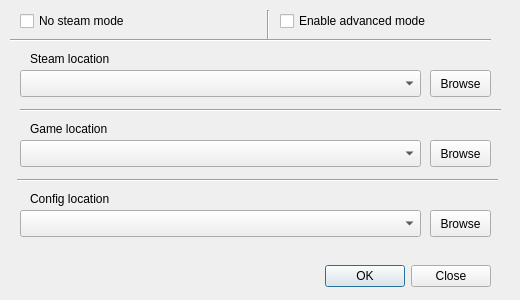
<?xml version="1.0" encoding="UTF-8"?>
<ui version="4.0">
 <class>FirstDialog</class>
 <widget class="QDialog" name="FirstDialog">
  <property name="windowModality">
   <enum>Qt::ApplicationModal</enum>
  </property>
  <property name="geometry">
   <rect>
    <x>0</x>
    <y>0</y>
    <width>520</width>
    <height>300</height>
   </rect>
  </property>
  <property name="windowTitle">
   <string>QT CK2 Launcher configuration</string>
  </property>
  <property name="modal">
   <bool>true</bool>
  </property>
  <widget class="QDialogButtonBox" name="buttonBox">
   <property name="geometry">
    <rect>
     <x>150</x>
     <y>260</y>
     <width>341</width>
     <height>32</height>
    </rect>
   </property>
   <property name="orientation">
    <enum>Qt::Horizontal</enum>
   </property>
   <property name="standardButtons">
    <set>QDialogButtonBox::Close|QDialogButtonBox::Ok</set>
   </property>
   <property name="centerButtons">
    <bool>false</bool>
   </property>
  </widget>
  <widget class="QPushButton" name="buttonBrowsePathSteam">
   <property name="geometry">
    <rect>
     <x>430</x>
     <y>70</y>
     <width>61</width>
     <height>27</height>
    </rect>
   </property>
   <property name="text">
    <string>Browse</string>
   </property>
  </widget>
  <widget class="QComboBox" name="comboBoxPathSteam">
   <property name="geometry">
    <rect>
     <x>20</x>
     <y>70</y>
     <width>401</width>
     <height>27</height>
    </rect>
   </property>
   <property name="editable">
    <bool>false</bool>
   </property>
   <property name="frame">
    <bool>true</bool>
   </property>
   <property name="modelColumn">
    <number>0</number>
   </property>
  </widget>
  <widget class="QLabel" name="labelSteam">
   <property name="geometry">
    <rect>
     <x>30</x>
     <y>50</y>
     <width>271</width>
     <height>17</height>
    </rect>
   </property>
   <property name="text">
    <string>Steam location</string>
   </property>
  </widget>
  <widget class="Line" name="line">
   <property name="geometry">
    <rect>
     <x>20</x>
     <y>100</y>
     <width>481</width>
     <height>20</height>
    </rect>
   </property>
   <property name="orientation">
    <enum>Qt::Horizontal</enum>
   </property>
  </widget>
  <widget class="QComboBox" name="comboBoxPathGame">
   <property name="geometry">
    <rect>
     <x>20</x>
     <y>140</y>
     <width>401</width>
     <height>27</height>
    </rect>
   </property>
   <property name="editable">
    <bool>false</bool>
   </property>
   <property name="frame">
    <bool>true</bool>
   </property>
   <property name="modelColumn">
    <number>0</number>
   </property>
  </widget>
  <widget class="QPushButton" name="buttonBrowsePathGame">
   <property name="geometry">
    <rect>
     <x>430</x>
     <y>140</y>
     <width>61</width>
     <height>27</height>
    </rect>
   </property>
   <property name="text">
    <string>Browse</string>
   </property>
  </widget>
  <widget class="QLabel" name="labelGame">
   <property name="geometry">
    <rect>
     <x>30</x>
     <y>120</y>
     <width>271</width>
     <height>17</height>
    </rect>
   </property>
   <property name="text">
    <string>Game location</string>
   </property>
  </widget>
  <widget class="Line" name="line_2">
   <property name="geometry">
    <rect>
     <x>17</x>
     <y>170</y>
     <width>481</width>
     <height>20</height>
    </rect>
   </property>
   <property name="orientation">
    <enum>Qt::Horizontal</enum>
   </property>
  </widget>
  <widget class="QPushButton" name="buttonBrowsePathConfig">
   <property name="geometry">
    <rect>
     <x>430</x>
     <y>210</y>
     <width>61</width>
     <height>27</height>
    </rect>
   </property>
   <property name="text">
    <string>Browse</string>
   </property>
  </widget>
  <widget class="QComboBox" name="comboBoxPathConfig">
   <property name="geometry">
    <rect>
     <x>20</x>
     <y>210</y>
     <width>401</width>
     <height>27</height>
    </rect>
   </property>
   <property name="editable">
    <bool>false</bool>
   </property>
   <property name="frame">
    <bool>true</bool>
   </property>
   <property name="modelColumn">
    <number>0</number>
   </property>
  </widget>
  <widget class="QLabel" name="labelConfig">
   <property name="geometry">
    <rect>
     <x>30</x>
     <y>190</y>
     <width>271</width>
     <height>17</height>
    </rect>
   </property>
   <property name="text">
    <string>Config location</string>
   </property>
  </widget>
  <widget class="QCheckBox" name="checkBoxNoSteam">
   <property name="geometry">
    <rect>
     <x>20</x>
     <y>10</y>
     <width>181</width>
     <height>22</height>
    </rect>
   </property>
   <property name="toolTip">
    <string>Disable steam-related functions</string>
   </property>
   <property name="text">
    <string>No steam mode</string>
   </property>
  </widget>
  <widget class="QCheckBox" name="checkBoxAdvancedMode">
   <property name="geometry">
    <rect>
     <x>280</x>
     <y>10</y>
     <width>181</width>
     <height>22</height>
    </rect>
   </property>
   <property name="toolTip">
    <string>&lt;html&gt;&lt;head/&gt;&lt;body&gt;&lt;p&gt;Include experimental functions&lt;/p&gt;&lt;/body&gt;&lt;/html&gt;</string>
   </property>
   <property name="text">
    <string>Enable advanced mode</string>
   </property>
  </widget>
  <widget class="Line" name="line_4">
   <property name="geometry">
    <rect>
     <x>260</x>
     <y>10</y>
     <width>16</width>
     <height>31</height>
    </rect>
   </property>
   <property name="orientation">
    <enum>Qt::Vertical</enum>
   </property>
  </widget>
  <widget class="Line" name="line_3">
   <property name="geometry">
    <rect>
     <x>10</x>
     <y>30</y>
     <width>481</width>
     <height>20</height>
    </rect>
   </property>
   <property name="orientation">
    <enum>Qt::Horizontal</enum>
   </property>
  </widget>
 </widget>
 <resources/>
 <connections>
  <connection>
   <sender>buttonBox</sender>
   <signal>accepted()</signal>
   <receiver>FirstDialog</receiver>
   <slot>buttonClickedOk()</slot>
   <hints>
    <hint type="sourcelabel">
     <x>248</x>
     <y>254</y>
    </hint>
    <hint type="destinationlabel">
     <x>157</x>
     <y>274</y>
    </hint>
   </hints>
  </connection>
  <connection>
   <sender>buttonBox</sender>
   <signal>rejected()</signal>
   <receiver>FirstDialog</receiver>
   <slot>close()</slot>
   <hints>
    <hint type="sourcelabel">
     <x>316</x>
     <y>260</y>
    </hint>
    <hint type="destinationlabel">
     <x>286</x>
     <y>274</y>
    </hint>
   </hints>
  </connection>
  <connection>
   <sender>comboBoxPathSteam</sender>
   <signal>currentIndexChanged(int)</signal>
   <receiver>FirstDialog</receiver>
   <slot>indexChangedSteam(int)</slot>
   <hints>
    <hint type="sourcelabel">
     <x>220</x>
     <y>83</y>
    </hint>
    <hint type="destinationlabel">
     <x>259</x>
     <y>149</y>
    </hint>
   </hints>
  </connection>
  <connection>
   <sender>buttonBrowsePathSteam</sender>
   <signal>clicked()</signal>
   <receiver>FirstDialog</receiver>
   <slot>buttonClickedBrowseSteam()</slot>
   <hints>
    <hint type="sourcelabel">
     <x>460</x>
     <y>83</y>
    </hint>
    <hint type="destinationlabel">
     <x>259</x>
     <y>149</y>
    </hint>
   </hints>
  </connection>
  <connection>
   <sender>buttonBrowsePathGame</sender>
   <signal>clicked()</signal>
   <receiver>FirstDialog</receiver>
   <slot>buttonClickedBrowseGame()</slot>
   <hints>
    <hint type="sourcelabel">
     <x>460</x>
     <y>153</y>
    </hint>
    <hint type="destinationlabel">
     <x>259</x>
     <y>149</y>
    </hint>
   </hints>
  </connection>
  <connection>
   <sender>buttonBrowsePathConfig</sender>
   <signal>clicked()</signal>
   <receiver>FirstDialog</receiver>
   <slot>buttonClickedBrowseConfig()</slot>
   <hints>
    <hint type="sourcelabel">
     <x>460</x>
     <y>223</y>
    </hint>
    <hint type="destinationlabel">
     <x>259</x>
     <y>149</y>
    </hint>
   </hints>
  </connection>
  <connection>
   <sender>checkBoxNoSteam</sender>
   <signal>toggled(bool)</signal>
   <receiver>FirstDialog</receiver>
   <slot>checkedNoSteam(bool)</slot>
   <hints>
    <hint type="sourcelabel">
     <x>110</x>
     <y>20</y>
    </hint>
    <hint type="destinationlabel">
     <x>259</x>
     <y>149</y>
    </hint>
   </hints>
  </connection>
 </connections>
 <slots>
  <slot>indexChangedSteam(int)</slot>
  <slot>buttonClickedBrowseSteam()</slot>
  <slot>buttonClickedBrowseGame()</slot>
  <slot>buttonClickedBrowseConfig()</slot>
  <slot>checkedNoSteam(bool)</slot>
  <slot>buttonClickedOk()</slot>
 </slots>
</ui>
